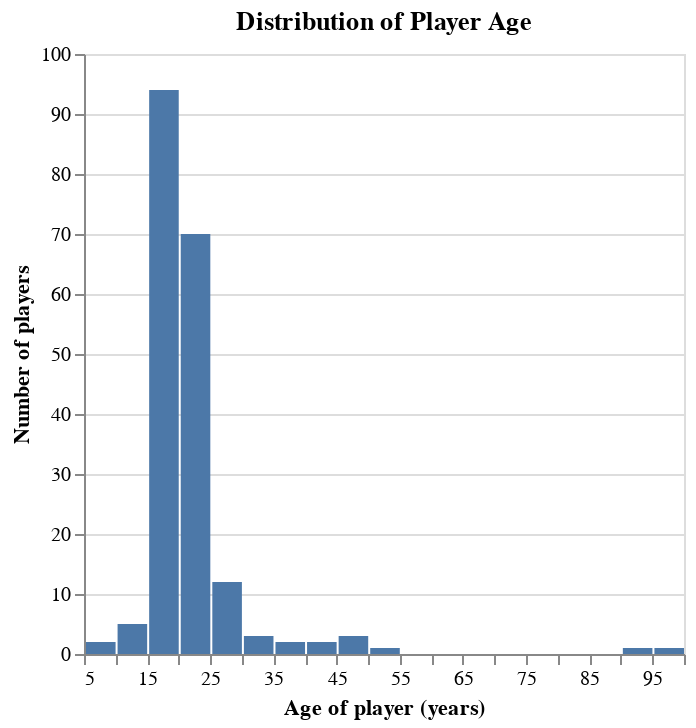

Notebook code for this chart:
### Markdown cell above
Distribution of age

the majority of players are 15-25

### Code cell
# using altair to create distribution of player ages
# used maxbins=40 intentionally to get higher resolution

age_distribution = alt.Chart(players_clean).mark_bar().encode(
    x=alt.X("age").title("Age of player (years)").bin(maxbins=40), 
    y=alt.Y("count()").title("Number of players")
).properties(title="Distribution of Player Age")

age_distribution

### Figure 1 — Vega specification as saved in the notebook (floating-point values rounded to 4 significant figures)
{"$schema": "https://vega.github.io/schema/vega/v5.json", "data": [{"name": "source_0", "values": [{"__count": 2, "bin_maxbins_40_age": 5.0, "bin_maxbins_40_age_end": 10.0}, {"__count": 94, "bin_maxbins_40_age": 15.0, "bin_maxbins_40_age_end": 20.0}, {"__count": 70, "bin_maxbins_40_age": 20.0, "bin_maxbins_40_age_end": 25.0}, {"__count": 12, "bin_maxbins_40_age": 25.0, "bin_maxbins_40_age_end": 30.0}, {"__count": 3, "bin_maxbins_40_age": 30.0, "bin_maxbins_40_age_end": 35.0}, {"__count": 2, "bin_maxbins_40_age": 40.0, "bin_maxbins_40_age_end": 45.0}, {"__count": 5, "bin_maxbins_40_age": 10.0, "bin_maxbins_40_age_end": 15.0}, {"__count": 2, "bin_maxbins_40_age": 35.0, "bin_maxbins_40_age_end": 40.0}, {"__count": 3, "bin_maxbins_40_age": 45.0, "bin_maxbins_40_age_end": 50.0}, {"__count": 1, "bin_maxbins_40_age": 95.0, "bin_maxbins_40_age_end": 100.0}, {"__count": 1, "bin_maxbins_40_age": 50.0, "bin_maxbins_40_age_end": 55.0}, {"__count": 1, "bin_maxbins_40_age": 90.0, "bin_maxbins_40_age_end": 95.0}]}, {"name": "source_0_y_domain___count", "values": [{"min": 1, "max": 94}]}], "signals": [{"name": "bin_maxbins_40_age_bins", "value": {"fields": ["age"], "fname": "bin_age", "start": 5.0, "step": 5.0, "stop": 100.0}}], "marks": [{"type": "rect", "name": "marks", "from": {"data": "source_0"}, "encode": {"update": {"x": {"field": "bin_maxbins_40_age_end", "scale": "x", "offset": {"signal": "0.5 + (abs(scale(\"x\", datum[\"bin_maxbins_40_age_end\"]) - scale(\"x\", datum[\"bin_maxbins_40_age\"])) < 0.25 ? 0.5 * (0.25 - (abs(scale(\"x\", datum[\"bin_maxbins_40_age_end\"]) - scale(\"x\", datum[\"bin_maxbins_40_age\"])))) : -0.5)"}}, "fill": {"value": "#4c78a8"}, "y": {"field": "__count", "scale": "y"}, "y2": {"value": 0, "scale": "y"}, "x2": {"field": "bin_maxbins_40_age", "scale": "x", "offset": {"signal": "0.5 + (abs(scale(\"x\", datum[\"bin_maxbins_40_age_end\"]) - scale(\"x\", datum[\"bin_maxbins_40_age\"])) < 0.25 ? -0.5 * (0.25 - (abs(scale(\"x\", datum[\"bin_maxbins_40_age_end\"]) - scale(\"x\", datum[\"bin_maxbins_40_age\"])))) : 0.5)"}}}}, "style": ["bar"]}], "scales": [{"name": "x", "type": "linear", "domain": {"signal": "[bin_maxbins_40_age_bins.start, bin_maxbins_40_age_bins.stop]"}, "range": [0, {"signal": "width"}], "bins": {"signal": "bin_maxbins_40_age_bins"}, "zero": false}, {"name": "y", "type": "linear", "domain": [{"signal": "(data(\"source_0_y_domain___count\")[0] || {}).min"}, {"signal": "(data(\"source_0_y_domain___count\")[0] || {}).max"}], "range": [{"signal": "height"}, 0], "nice": true, "zero": true}], "axes": [{"scale": "y", "zindex": 0, "orient": "left", "gridScale": "x", "tickCount": {"signal": "ceil(height/40)"}, "maxExtent": 0, "aria": false, "domain": false, "minExtent": 0, "labels": false, "ticks": false, "grid": true}, {"scale": "x", "labelFlush": true, "zindex": 0, "title": "Age of player (years)", "orient": "bottom", "labelOverlap": true, "tickCount": {"signal": "ceil(width/10)"}, "grid": false}, {"scale": "y", "title": "Number of players", "labelOverlap": true, "tickCount": {"signal": "ceil(height/40)"}, "zindex": 0, "grid": false, "orient": "left"}], "title": {"text": "Distribution of Player Age", "frame": "group"}, "height": 300, "background": "white", "style": "cell", "padding": 5, "width": 300}
